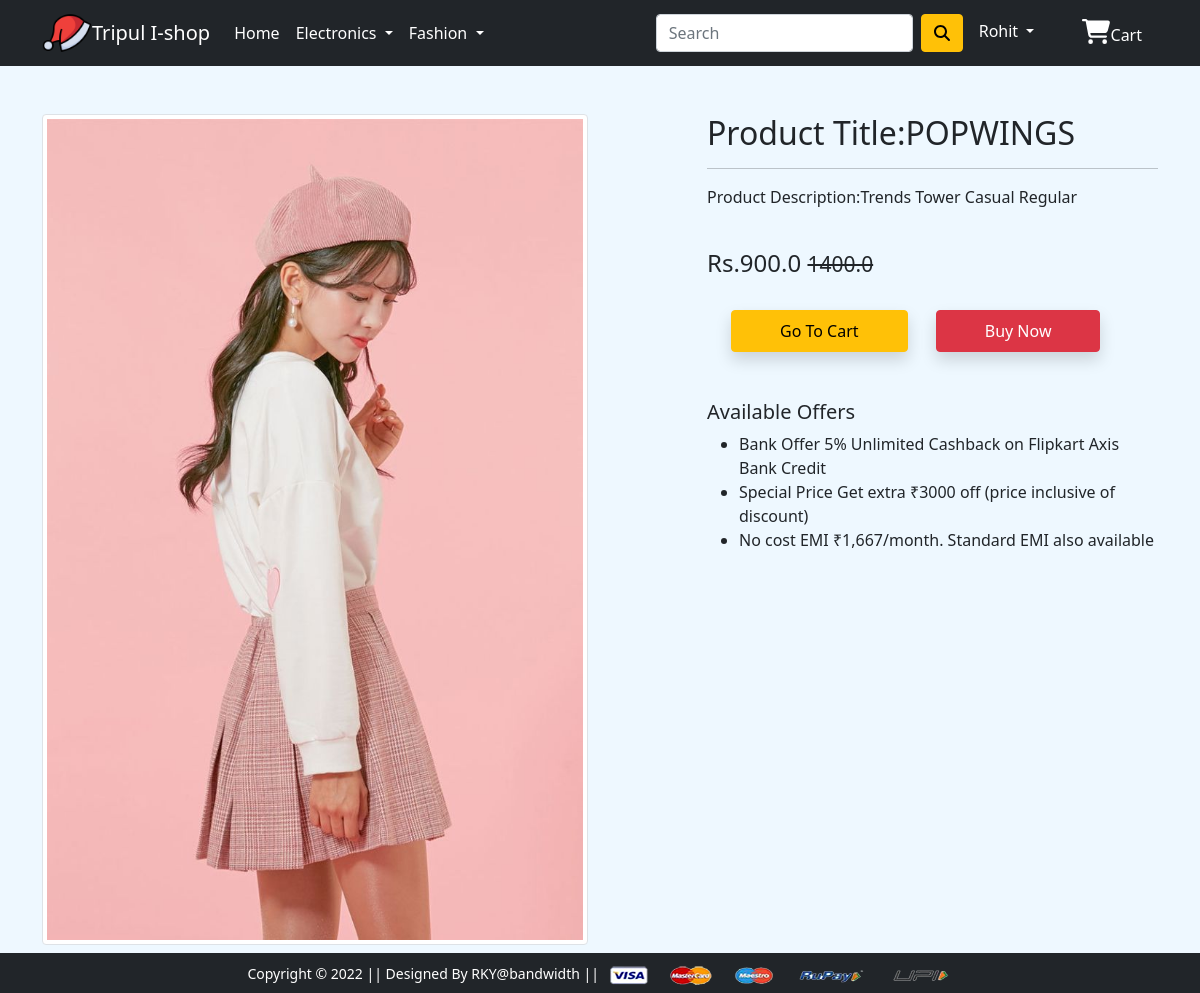
The page /product-detail/12 (signed in) on the database its author committed.
### app/models.py (models this page shows, shortened)
class Product(models.Model):
    title=models.CharField(max_length=100)
    selling_price=models.FloatField()
    discounted_price=models.FloatField()
    description=models.TextField()
    brand=models.CharField(max_length=100)
    category=models.CharField(choices=CATEGORY_CHOICES,max_length=100)
    product_image =models.ImageField(upload_to='producting')

### app/views.py (the view)
# urls.py: path('product-detail/<int:pk>', views.ProductDetailView.as_view(), name='product-detail'),
@method_decorator(login_required,name='dispatch')
class ProductDetailView(View):
 def get(self,request,pk):
     product=Product.objects.get(pk=pk)
     item_already_in_cart=False
     item_already_in_cart=Cart.objects.filter(Q(product=product.id) & Q(user=request.user)).exists()
     return render(request,'app/productdetail.html',{'product':product,'item_already_in_cart':item_already_in_cart})

### app/templates/app/productdetail.html (shortened to what this page needs)
{% extends 'app/base.html' %}
{% load static %}
{% block main-content %}
<div class="container my-5">
 <div class="row">
  <div class="col-sm-6 text-center align-self-center">
   <img src="{{product.product_image.url}}" alt="" class="img-fluid img-thumbnail">
  </div>
  <div class="col-sm-5 offset-sm-1">
   <h2>Product Title:{{product.title}} </h2>
   <hr>
   <p>Product Description:{{product.description}} </p> <br>
   <h4>Rs.{{product.discounted_price}}  <small class="fw-light text-decoration-line-through">  {{product.selling_price}}</small></h4> <br>
   {% if item_already_in_cart %}
    <a href="{% url 'showcart' %}" class="btn btn-warning shadow px-5 py-2 ms-4">Go To Cart </a>
   {% else %}
   <form action="/add-to-cart" class="d-inline">
    <input type="hidden" name="prod_id" value={{product.id}}
    id="prod_id">
    <button type="submit" class="btn btn-primary shadow px-5 py-2">Add to Cart</button>
   </form>
   {% endif %}
   {% if item_already_in_cart %}
   <a href="{% url 'checkout' %}" class="btn btn-danger shadow px-5 py-2 ms-4">Buy Now</a>
   {% else %}
   <form action="/add-to-cart" class="d-inline">
    <input type="hidden" name="prod_id" value={{product.id}}
    id="prod_id">
    <button type="submit" class="btn btn-danger shadow px-5 py-2 ms-4">Buynow</button>
   </form>
   {% endif %}
   <h5 class="mt-5">Available Offers</h5>
   <ul>
    <li>Bank Offer 5% Unlimited Cashback on Flipkart Axis Bank Credit</li>
    <li>Special Price Get extra ₹3000 off (price inclusive of discount)</li>
    <li>No cost EMI ₹1,667/month. Standard EMI also available</li>
   </ul>
  </div>
 </div>
</div>
{% endblock main-content %}

### app/templates/app/base.html (shortened to what this page needs)
<!doctype html>
{% load static %}
<html lang="en">
  <head>
    <link href="https://cdn.jsdelivr.net/npm/bootstrap@5.0.0-beta1/dist/css/bootstrap.min.css" rel="stylesheet">
    <link rel="stylesheet" href="{% static 'app/css/owl.carousel.min.css' %}">
    <link rel="stylesheet" href="{% static 'app/css/all.min.css' %}">
    <link rel="stylesheet" href="{% static 'app/css/style.css' %}">
<link rel="stylesheet" href="{% static 'app\css\styles.css' %} ">
<link rel="stylesheet" href="{% static 'app\css\lightslider.css' %} ">
  </head>
  <body>
    <nav class="navbar navbar-expand-lg navbar-dark bg-dark">
     <div class="container">
      <img src="{% static 'app\images\hat - Copy.png' %} "  alt="" height='50px' width="50px">
         <a class="navbar-brand" href="/"> Tripul I-shop</a>
       <div class="collapse navbar-collapse" id="navbarSupportedContent">
         <ul class="navbar-nav me-auto mb-2 mb-lg-0">
           <li class="nav-item">
             <a class="nav-link active" aria-current="page" href="/">Home</a>
           </li>
           <li class="nav-item dropdown">
             <a class="nav-link dropdown-toggle text-white" href="#" id="electronicsDropdown" role="button" data-bs-toggle="dropdown" aria-expanded="false">
               Electronics
             </a>
           </li>
           <li class="nav-item dropdown">
             <a class="nav-link dropdown-toggle text-white" href="#" id="fashionDropdown" role="button" data-bs-toggle="dropdown" aria-expanded="false">
               Fashion
             </a>
           </li>
         </ul>
         <form class="d-flex">
           <input class="form-control me-2" type="search" placeholder="Search" aria-label="Search">
          <button class="btn btn-warning " type="submit"><i class="fa fa-search" aria-hidden="true"></i></button>
         </form>
         <div>
          <ul class="navbar-nav me-auto mb-2 mb-lg-0">
            {% if request.user.is_authenticated%}
           <li class="nav-item dropdown mx-2">
              <a class="nav-link dropdown-toggle text-white" href="#" id="profileDropdown" role="button" data-bs-toggle="dropdown" aria-expanded="false">
                {{request.user.username|capfirst}}
              </a>
            </li>
            <li class="nav-item mx-2">
              <a href="{% url 'showcart' %}" class="nav-link text-white "><i class="fas fa-shopping-cart" style='font-size:25px;color:white'></i>Cart </a>
            </li>
          {% endif %}
          </ul>
         </div>
       </div>
     </div>
    </nav>
    {% block main-content %} {% endblock main-content %}
    <footer class="container-fluid bg-dark text-center p-2 mt-5 fixed-bottom">
        <small class="text-white">Copyright &copy; 2022 || Designed By RKY@bandwidth || </small>
        <img src="{% static 'app\images\payment.png' %}" alt="" srcset="" class="img-fluid" height="2px">
    </footer>
  </body>
</html>

### app/static/app/css/styles.css (style rules this page uses)
body { margin:0px; padding: 0px; background-color:#eef8ff; }
a { text-decoration:none; }

### rows shown on the page
Product: product_image (picture), title "POPWINGS", description "Trends Tower Casual Regular", discounted_price "900.0", selling_price "1400.0"

### other values the page prints
{{ request.user.username|capfirst }} "Rohit"
